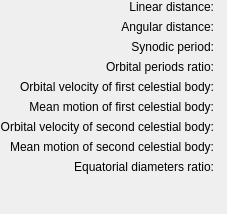
            <widget class="QWidget" name="tabData">
             <attribute name="title">
              <string>Data</string>
             </attribute>
             <layout class="QGridLayout" name="gridLayout_10">
              <property name="leftMargin">
               <number>0</number>
              </property>
              <property name="topMargin">
               <number>0</number>
              </property>
              <property name="rightMargin">
               <number>0</number>
              </property>
              <property name="bottomMargin">
               <number>0</number>
              </property>
              <item row="0" column="0">
               <layout class="QGridLayout" name="gridLayout_9">
                <item row="7" column="1">
                 <widget class="QLabel" name="labelMeanMotionSCBValue"/>
                </item>
                <item row="2" column="0">
                 <widget class="QLabel" name="labelSynodicPeriod">
                  <property name="text">
                   <string>Synodic period:</string>
                  </property>
                  <property name="alignment">
                   <set>Qt::AlignRight|Qt::AlignTrailing|Qt::AlignVCenter</set>
                  </property>
                 </widget>
                </item>
                <item row="1" column="1">
                 <widget class="QLabel" name="labelAngularDistanceValue"/>
                </item>
                <item row="8" column="1">
                 <widget class="QLabel" name="labelEquatorialRadiiRatioValue">
                  <property name="text">
                   <string/>
                  </property>
                 </widget>
                </item>
                <item row="4" column="0">
                 <widget class="QLabel" name="labelOrbitalVelocityFCB">
                  <property name="text">
                   <string>Orbital velocity of first celestial body:</string>
                  </property>
                  <property name="alignment">
                   <set>Qt::AlignRight|Qt::AlignTrailing|Qt::AlignVCenter</set>
                  </property>
                 </widget>
                </item>
                <item row="1" column="0">
                 <widget class="QLabel" name="labelAngularDistance">
                  <property name="text">
                   <string>Angular distance:</string>
                  </property>
                  <property name="alignment">
                   <set>Qt::AlignRight|Qt::AlignTrailing|Qt::AlignVCenter</set>
                  </property>
                 </widget>
                </item>
                <item row="5" column="1">
                 <widget class="QLabel" name="labelMeanMotionFCBValue"/>
                </item>
                <item row="7" column="0">
                 <widget class="QLabel" name="labelMeanMotionSCB">
                  <property name="text">
                   <string>Mean motion of second celestial body:</string>
                  </property>
                  <property name="alignment">
                   <set>Qt::AlignRight|Qt::AlignTrailing|Qt::AlignVCenter</set>
                  </property>
                 </widget>
                </item>
                <item row="5" column="0">
                 <widget class="QLabel" name="labelMeanMotionFCB">
                  <property name="text">
                   <string>Mean motion of first celestial body:</string>
                  </property>
                  <property name="alignment">
                   <set>Qt::AlignRight|Qt::AlignTrailing|Qt::AlignVCenter</set>
                  </property>
                 </widget>
                </item>
                <item row="0" column="1">
                 <widget class="QLabel" name="labelLinearDistanceValue"/>
                </item>
                <item row="4" column="1">
                 <widget class="QLabel" name="labelOrbitalVelocityFCBValue"/>
                </item>
                <item row="6" column="0">
                 <widget class="QLabel" name="labelOrbitalVelocitySCB">
                  <property name="text">
                   <string>Orbital velocity of second celestial body:</string>
                  </property>
                  <property name="alignment">
                   <set>Qt::AlignRight|Qt::AlignTrailing|Qt::AlignVCenter</set>
                  </property>
                 </widget>
                </item>
                <item row="2" column="1">
                 <widget class="QLabel" name="labelSynodicPeriodValue"/>
                </item>
                <item row="3" column="1">
                 <widget class="QLabel" name="labelOrbitalPeriodsRatioValue"/>
                </item>
                <item row="3" column="0">
                 <widget class="QLabel" name="labelOrbitalPeriodsRatio">
                  <property name="text">
                   <string>Orbital periods ratio:</string>
                  </property>
                  <property name="alignment">
                   <set>Qt::AlignRight|Qt::AlignTrailing|Qt::AlignVCenter</set>
                  </property>
                 </widget>
                </item>
                <item row="8" column="0">
                 <widget class="QLabel" name="labelEquatorialRadiiRatioRatio">
                  <property name="text">
                   <string>Equatorial diameters ratio:</string>
                  </property>
                  <property name="alignment">
                   <set>Qt::AlignRight|Qt::AlignTrailing|Qt::AlignVCenter</set>
                  </property>
                 </widget>
                </item>
                <item row="0" column="0">
                 <widget class="QLabel" name="labelLinearDistance">
                  <property name="text">
                   <string>Linear distance:</string>
                  </property>
                  <property name="alignment">
                   <set>Qt::AlignRight|Qt::AlignTrailing|Qt::AlignVCenter</set>
                  </property>
                 </widget>
                </item>
                <item row="6" column="1">
                 <widget class="QLabel" name="labelOrbitalVelocitySCBValue"/>
                </item>
               </layout>
              </item>
              <item row="1" column="0">
               <spacer name="verticalSpacer">
                <property name="orientation">
                 <enum>Qt::Vertical</enum>
                </property>
                <property name="sizeHint" stdset="0">
                 <size>
                  <width>20</width>
                  <height>40</height>
                 </size>
                </property>
               </spacer>
              </item>
             </layout>
            </widget>
